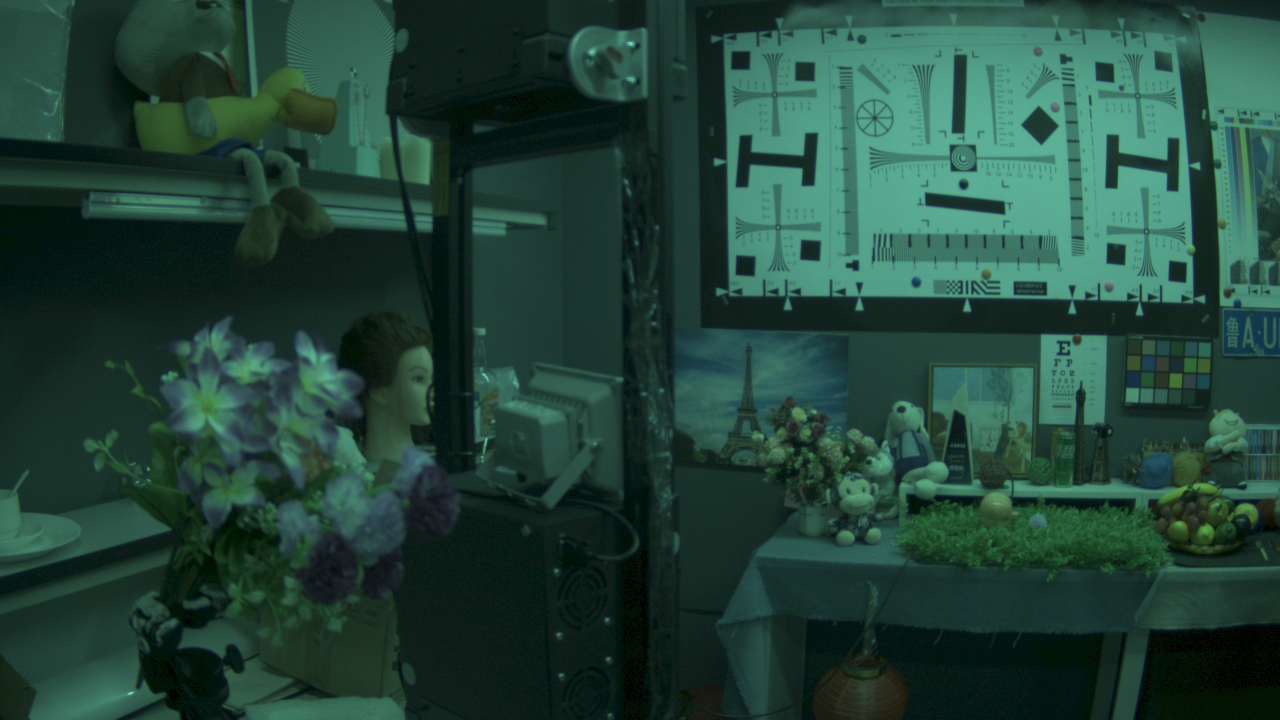
#> input picture left_01.jpg, 2560 x 1440 px (shown at 1/2 size)
$ python -i Stitcher.py   (imports and definitions only)
#> lines starting #> are read from the running program, lines starting #| are printed output that depends on the picture
from matplotlib import image
import numpy as np
import cv2

class Stitcher:

    def stitch(self, images, ratio=0.75, reprojThresh=4.0, showMatches=False):

        (imageB, imageA) = images
        (kpsA, featuresA) = self.detectAndDescribe(imageA)
        (kpsB, featuresB) = self.detectAndDescribe(imageB)

        M = self.matchKeypoints(kpsA, kpsB, featuresA, featuresB, ratio, reprojThresh)

        if M is None:
            return None

        (matches, H, status) = M
        result = cv2.warpPerspective(imageA, H, (imageA.shape[1] + imageB.shape[1], imageA.shape[0]))

        self.cv_show('result', result)

        result[0:imageB.shape[0], 0:imageB.shape[1]] = imageB

        # self.cv_show('result', result)

        # if showMatches:
        #     # pass
        #     # vis = self.drawMatches(imageA, imageB, kpsA, kpsB, matches)
        #     vis = cv2.drawMatchesKnn(imageA, kpsA[0], imageB, kpsB[1], matches, None, flags=2)

        return result

    # def drawMatches(imageA, imageB, kpsA, kpsB, matches):
    #     image = cv2.drawMatchesKnn(imageA, kpsA, imageB, kpsB, matches, None, flags=2)
    #     return image

    def cv_show(self, strName, image):
        cv2.imshow(strName, image)


    def detectAndDescribe(self, image):
         gray = cv2.cvtColor(image, cv2.COLOR_BGR2GRAY)

         descriptor = cv2.SIFT_create()

         (kps, features) = descriptor.detectAndCompute(gray, None)

         kps = np.float32([kp.pt for kp in kps])

         return (kps, features)

    def matchKeypoints(self, kpsA, kpsB, featuresA, featuresB, ratio, reprojThresh):

        # 建立暴力匹配机制
        matcher = cv2.BFMatcher()

        # 使用KNN检测来自AB图的SIFT特征匹配对， K=2
        rawMatches = matcher.knnMatch(featuresA, featuresB, 2)

        matches = []

        for m in rawMatches:
            if len(m) == 2 and m[0].distance < m[1].distance * ratio:
                matches.append((m[0].trainIdx, m[0].queryIdx))


        if len(matches) > 4:
            ptsA = np.float32([kpsA[i] for (_, i) in matches])
            ptsB = np.float32([kpsB[i] for (i, _) in matches])

            (H, status) = cv2.findHomography(ptsA, ptsB, cv2.RANSAC, reprojThresh)

            return (matches, H, status)

>>> import cv2
>>> picture = cv2.imread('left_01.jpg', cv2.IMREAD_GRAYSCALE)
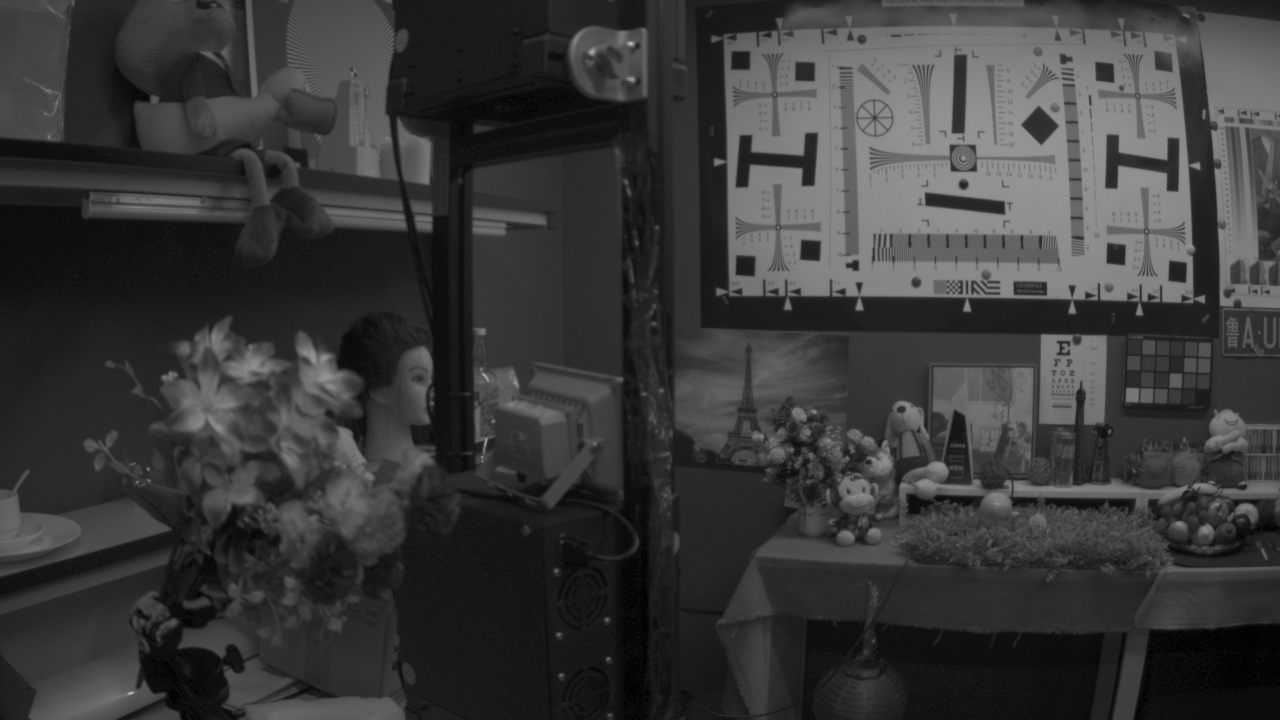
#> picture: shape (1440, 2560) (shown at 1/2 size); min 0, max 208, mean 56.4
>>> result = Stitcher().stitch(picture)
#> (the run stopped early here; a loop or call above may not have finished)

$ run again, on right_01.jpg
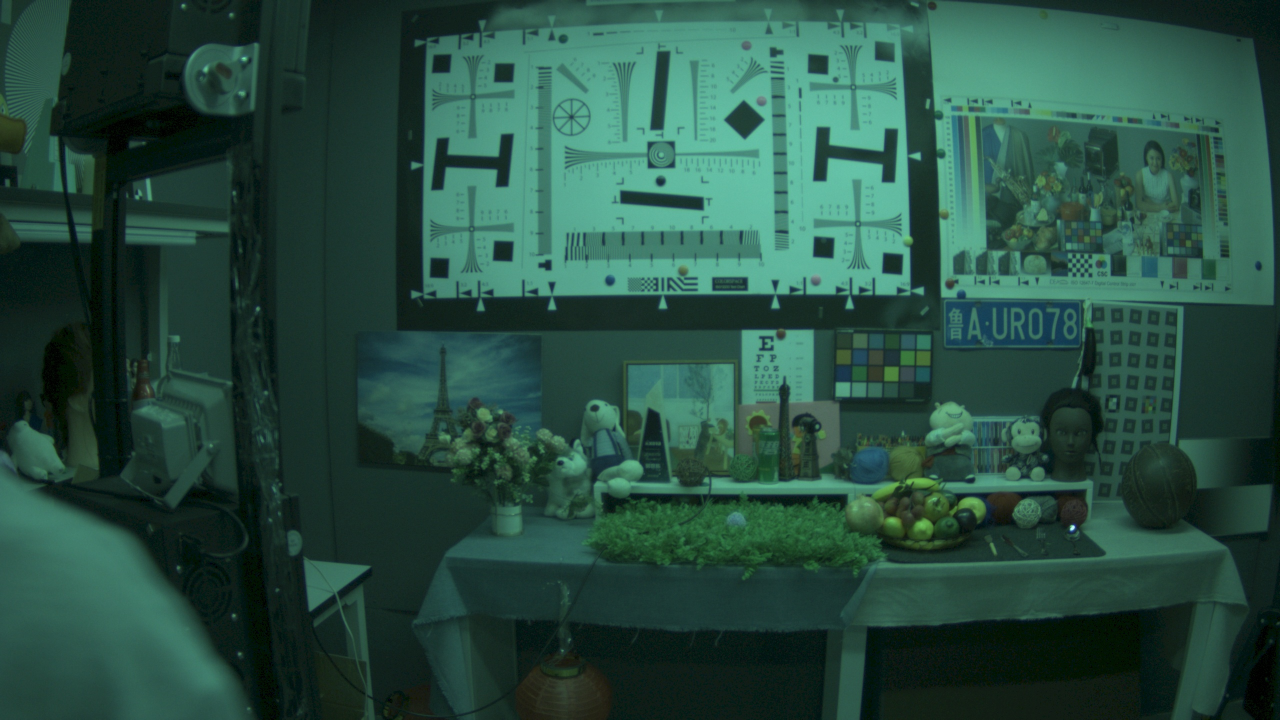
#> input picture right_01.jpg, 2560 x 1440 px (shown at 1/2 size)
#> `picture = cv2.imread('left_01.jpg', cv2.IMREAD_GRAYSCALE)`:
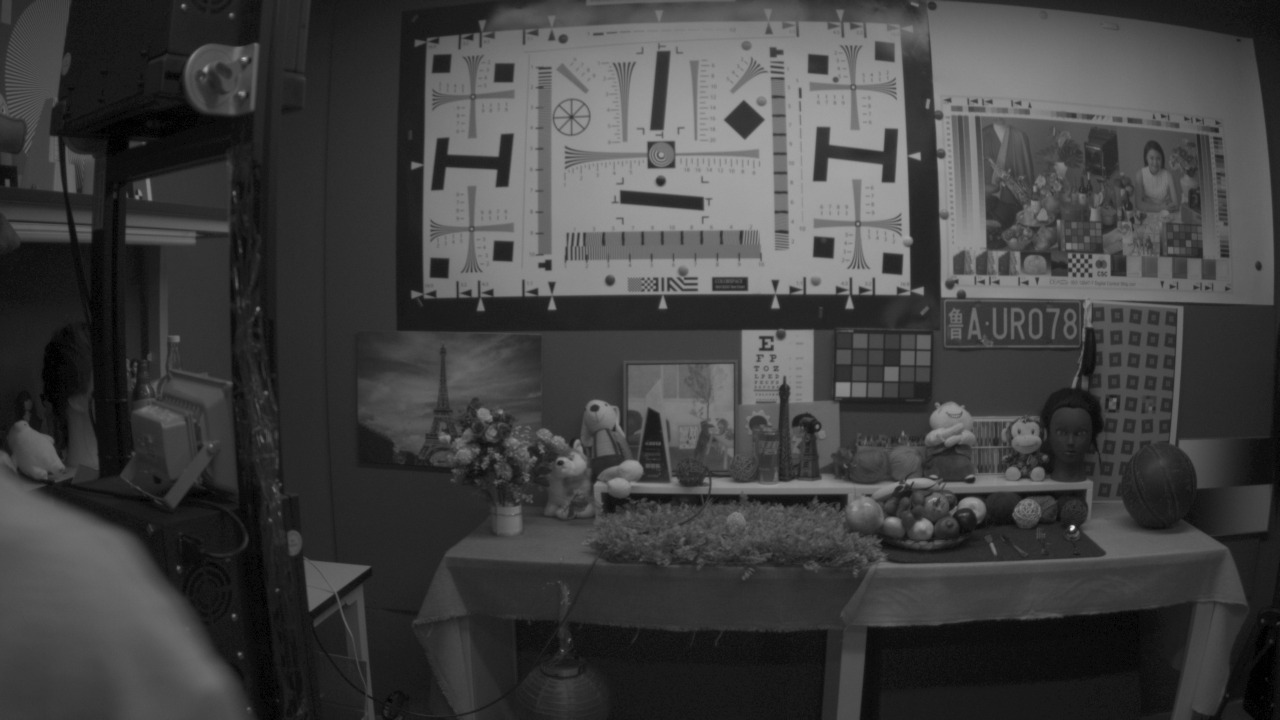
#> picture: shape (1440, 2560) (shown at 1/2 size); min 0, max 234, mean 64
